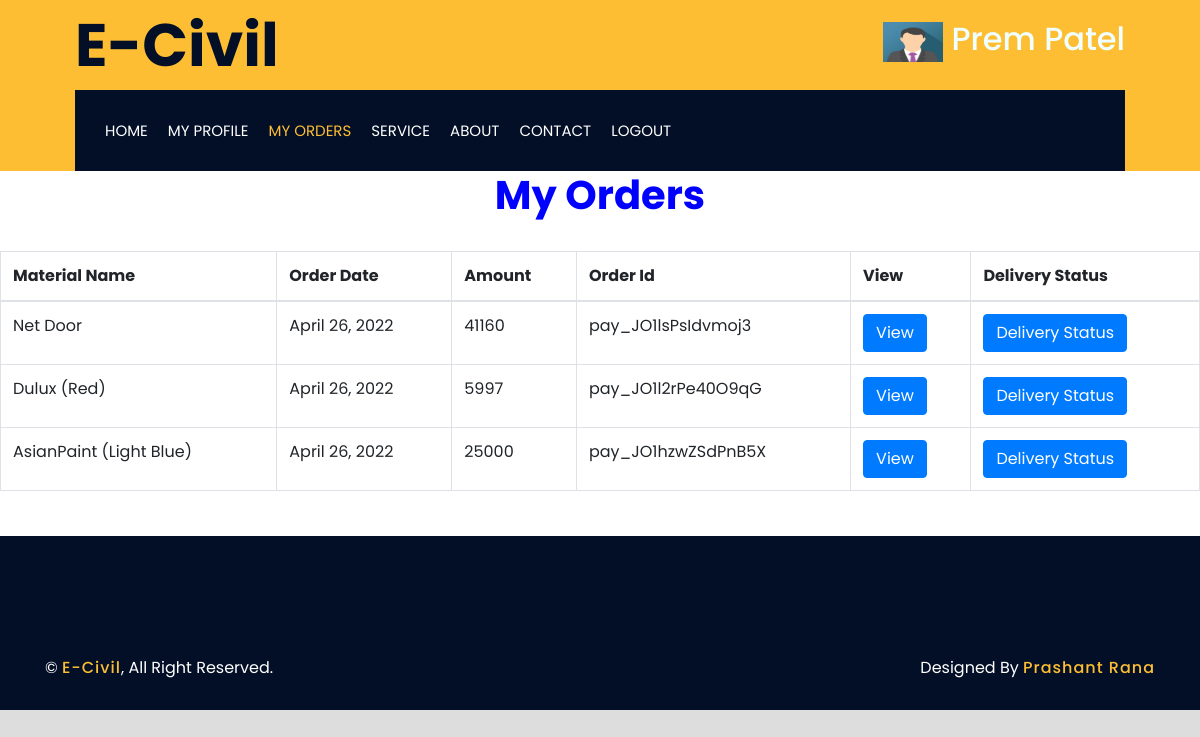
The page /View-Orders (signed in) on the database as committed earlier.
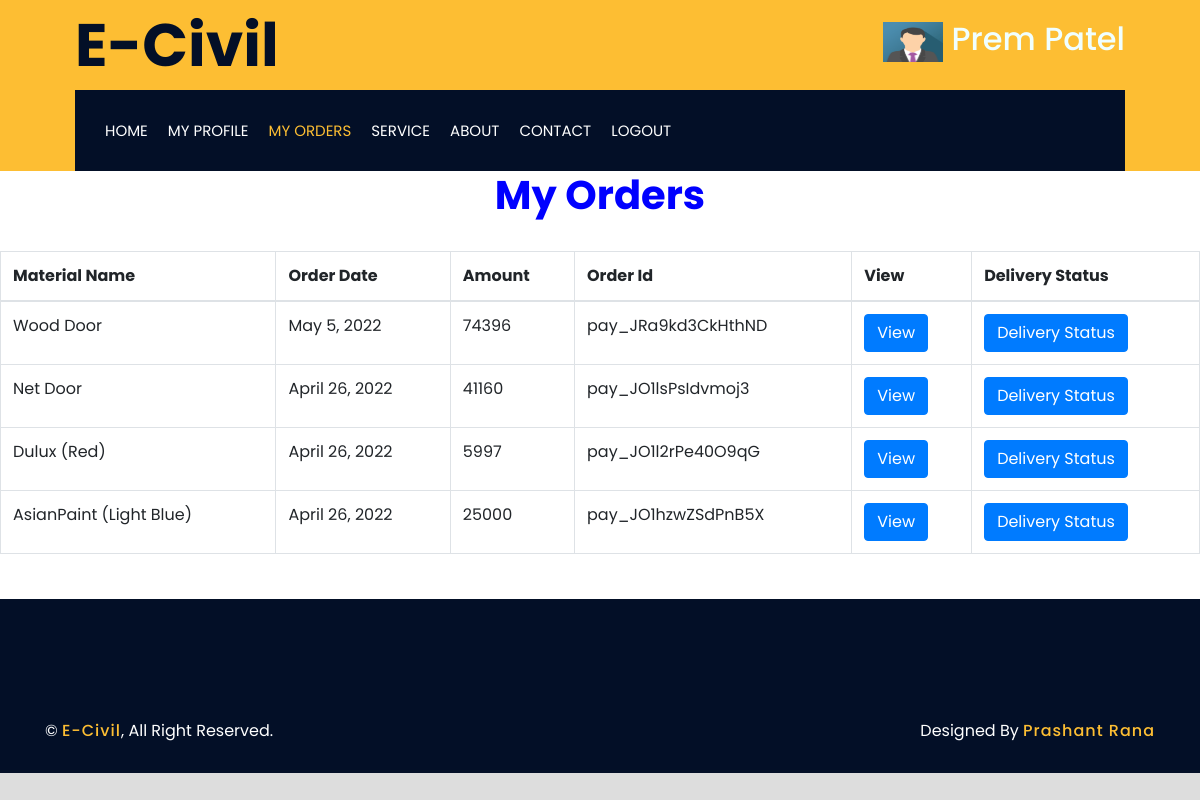
The same page on the database as committed later.
### client/models.py (models this page shows, shortened)
class Booking(models.Model):
    service = models.ForeignKey(Service,on_delete=models.CASCADE)
    client = models.ForeignKey(ClientUser,on_delete=models.CASCADE)
    book_date = models.DateField(null=True,blank=True)
    amount = models.IntegerField(default=0)
    pay_id = models.CharField(max_length=30,null=True,blank=True)
    verify = models.BooleanField(default=False)
    pay_at = models.DateTimeField(auto_now_add = True)
    quantity = models.IntegerField(default=0)
    address = models.TextField(null=True,blank=True)
    status = models.BooleanField(default=False)
    action = models.BooleanField(default=False)
    sta = models.BooleanField(default=False)
    act = models.BooleanField(default=False)
    st = models.BooleanField(default=False)
    ac = models.BooleanField(default=False)

### seller/models.py (models this page shows, shortened)
class Service(models.Model):
    mat = [('Cement','Cement'),('Plumbing','Plumbing'),('Painting','Painting'),('Furniture','Furniture'),('TextTile','TextTile')]
    cntry = [('India','India')]
    stat = [('Gujarat','Gujarat'),('Goa','Goa'),('Delhi','Delhi'),('Rajsthan','Rajsthan')]
    provider = models.ForeignKey(User,on_delete=models.CASCADE)
    shopname = models.CharField(max_length=100,null=True,blank=True)
    typematerial = models.CharField(max_length=100, choices=mat)
    country = models.CharField(max_length=10,null=True,blank=True,choices=cntry)
    state = models.CharField(max_length=10,null=True,blank=True,choices=stat)
    district = models.CharField(max_length=100,null=True,blank=True)
    pincode = models.CharField(max_length=100,null=True,blank=True)
    mname = models.CharField(max_length=100,null=True,blank=True)
    mimage = models.FileField(upload_to='materialimage',blank=True,null=True)
    price = models.IntegerField(blank=True,null=True)
    weights = models.IntegerField(blank=True,null=True)
    nomc = models.IntegerField(blank=True,null=True)
    proddesc = models.TextField(null=True,blank=True)
    acitive = models.BooleanField(default=True)
    status = models.BooleanField(default=False)
    action = models.BooleanField(default=False)
    sta = models.BooleanField(default=False)
    act = models.BooleanField(default=False)

### client/views.py (the view)
# urls.py: path('View-Orders', views.view_order, name='view_order'),
def view_order(request):
    uid = ClientUser.objects.get(email=request.session['client'])
    booking = Booking.objects.filter(
        client = uid,
        verify = True,
    )[::-1]
    return render(request,'view_order.html',{'uid':uid,'booking':booking})

### client/templates/view_order.html (shortened to what this page needs)
{% extends 'client-header.html' %}
{% load static %}
{% block myrders %}
                                <a href="{% url 'view_order' %}" class="nav-item nav-link active">My Orders</a>
                                {% endblock %}
{% block clientcontent %}
<center><h1 style="color: blue;"><b>My Orders</b></h1></center><br>
    <table class="table table-bordered">
        <thead>
            <tr>
                <th>Material Name</th>
                <th>Order Date</th>
                <th>Amount</th>
                <th>Order Id</th>
                <th>View</th>
                <th>Delivery Status</th>
            </tr>
        </thead>
        <tbody>
            {% for one in booking %}
            <tr>
                <td>{{one.service.mname}}</td>
                <td>{{one.book_date}}</td>
                <td>{{one.amount}}</td>
                <td>{{one.pay_id}}</td>
                <td> <a href="{% url 'order_detail' one.id %}"> <button class="btn btn-primary">View</button></a> </td>
                <td> <a href="{% url 'order_status'  one.id %}"> <button class="btn btn-primary">Delivery Status</button></a> </td>
            </tr>
            {% endfor %}
        </tbody>
    </table>
{% endblock %}

Rows that differ between the two databases and show on the page:
added Booking: service.mname "Wood Door", book_date "May 5, 2022", amount "74396", pay_id "pay_JRa9kd3CkHthND"
